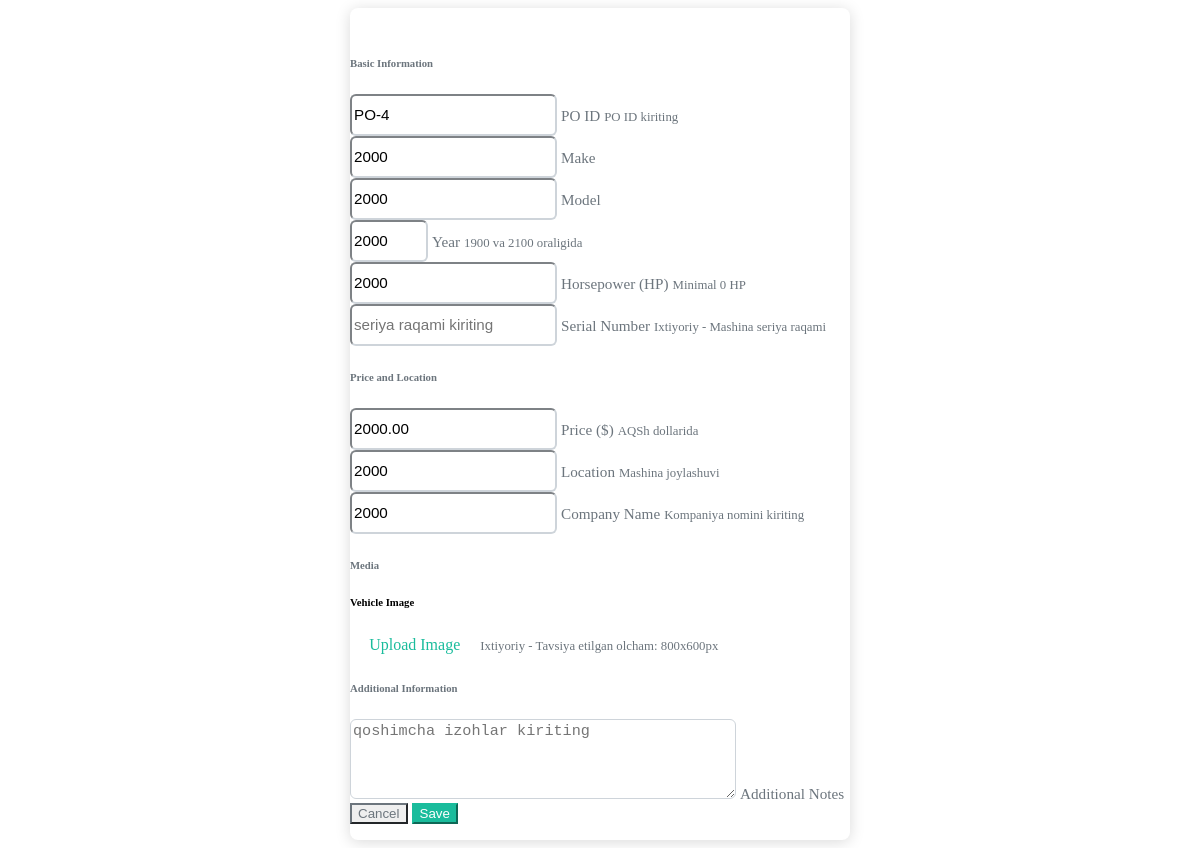
Screenshot of /truck/edit/4/ (signed in) with the database file from the repository.
### trucks/models.py (models this page shows, shortened)
class Truck(models.Model):
    user = models.ForeignKey(
        User,
        on_delete=models.CASCADE,
        related_name='trucks',
        verbose_name="Foydalanuvchi"
    )
    po_id = models.CharField(
        max_length=50,
        unique=True,
        verbose_name="PO raqami",
        help_text="PO-{raqam} formatida kiriting, masalan, PO-12345"
    )
    make = models.CharField(max_length=100, verbose_name="Marka")
    model = models.CharField(max_length=100, verbose_name="Model")
    year = models.PositiveIntegerField(
        verbose_name="Yil",
        validators=[MinValueValidator(1886)]
    )
    horsepower = models.PositiveIntegerField(
        verbose_name="Ot kuchi (HP)",
        validators=[MinValueValidator(1)]
    )
    price = models.DecimalField(
        max_digits=10,
        decimal_places=2,
        verbose_name="Narx",
        validators=[MinValueValidator(0.01)]
    )
    company = models.CharField(max_length=200, blank=True, verbose_name="Kompaniya nomi")
    location = models.CharField(max_length=100, verbose_name="Joylashuv")
    sotilgan = models.BooleanField(default=False, verbose_name="Sotilgan")
    description = models.TextField(blank=True, verbose_name="Tavsif")
    purchase_date = models.DateField(auto_now_add=True, verbose_name="Sotib olingan sana")
    created_date = models.DateTimeField(auto_now_add=True, verbose_name="Yaratilgan sana")
    image = models.ImageField(
        upload_to='trucks/',
        blank=True,
        null=True,
        verbose_name="Rasm"
    )
    seriya = models.CharField(
        max_length=50,
        blank=True,
        null=True,
        verbose_name="Seriya raqami",
        unique=True
    )
    class Meta:
        verbose_name = "Yuk mashinasi"
        verbose_name_plural = "Yuk mashinalari"
        indexes = [
            models.Index(fields=['po_id']),
            models.Index(fields=['user', 'sotilgan']),
        ]
        ordering = ['-created_date']

### trucks/views.py (the view)
# urls.py: path('truck/edit/<int:truck_id>/', views.edit_truck, name='edit_truck'),
@login_required
def edit_truck(request, truck_id):
    truck = get_object_or_404(Truck, id=truck_id)
    if not request.user.is_superuser and truck.user != request.user:
        return JsonResponse({'success': False, 'message': 'Ruxsat yo\'q.'}, status=403)
    if request.method == 'POST':
        form = TruckForm(request.POST, request.FILES, instance=truck, user=request.user)
        if form.is_valid():
            with transaction.atomic():
                truck = form.save(commit=False)
                if not request.user.is_superuser:
                    truck.user = request.user
                truck.save()
                if request.headers.get('X-Requested-With') == 'XMLHttpRequest':
                    return JsonResponse({
                        'success': True,
                        'message': f"Yuk mashinasi {truck.po_id} muvaffaqiyatli yangilandi!",
                        'truck_id': truck.id,
                        'po_id': truck.po_id
                    })
                messages.success(request, f"Yuk mashinasi {truck.po_id} muvaffaqiyatli yangilandi!")
                return redirect('dashboard')
        else:
            errors = form.errors.get_json_data()
            error_message = "Iltimos, xatolarni tuzating."
            if 'po_id' in errors:
                error_message = errors['po_id'][0]['message']
            if request.headers.get('X-Requested-With') == 'XMLHttpRequest':
                return JsonResponse({
                    'success': False,
                    'message': error_message,
                    'errors': errors
                }, status=400)
            messages.error(request, error_message)
    else:
        form = TruckForm(instance=truck, user=request.user)
    if request.headers.get('X-Requested-With') == 'XMLHttpRequest':
        html = render_to_string('edit_truck_form.html', {'form': form, 'truck': truck}, request=request)
        return JsonResponse({'success': True, 'html': html})
    return render(request, 'edit_truck_form.html', {'form': form, 'truck': truck})

### templates/edit_truck_form.html (shortened to what this page needs)
<div class="edit-truck-form compact-form p-3">
    <form method="post" enctype="multipart/form-data" id="truckEditForm" action="{% url 'edit_truck' truck.id %}">
        <div id="formErrors" class="alert alert-danger d-none mb-3" role="alert"></div>
        <div class="card mb-3 border-0 shadow-sm">
            <div class="card-body">
                <h6 class="mb-3 text-secondary">Basic Information</h6>
                <div class="row g-3">
                    <div class="col-12 col-sm-6">
                        <div class="form-floating mb-2">
                            {{ form.po_id }}
                            <label for="{{ form.po_id.id_for_label }}">PO ID</label>
                            <small class="form-text text-muted">{{ form.po_id.help_text }}</small>
                        </div>
                    </div>
                    <div class="col-12 col-sm-6">
                        <div class="form-floating mb-2">
                            {{ form.make }}
                            <label for="{{ form.make.id_for_label }}">Make</label>
                        </div>
                    </div>
                    <div class="col-12 col-sm-6">
                        <div class="form-floating mb-2">
                            {{ form.model }}
                            <label for="{{ form.model.id_for_label }}">Model</label>
                        </div>
                    </div>
                    <div class="col-12 col-sm-6">
                        <div class="form-floating mb-2">
                            {{ form.year }}
                            <label for="{{ form.year.id_for_label }}">Year</label>
                            <small class="form-text text-muted">{{ form.year.help_text }}</small>
                        </div>
                    </div>
                    <div class="col-12 col-sm-6">
                        <div class="form-floating mb-2">
                            {{ form.horsepower }}
                            <label for="{{ form.horsepower.id_for_label }}">Horsepower (HP)</label>
                            <small class="form-text text-muted">{{ form.horsepower.help_text }}</small>
                        </div>
                    </div>
                    <div class="col-12 col-sm-6">
                        <div class="form-floating mb-2">
                            {{ form.seriya }}
                            <label for="{{ form.seriya.id_for_label }}">Serial Number</label>
                            <small class="form-text text-muted">{{ form.seriya.help_text }}</small>
                        </div>
                    </div>
                </div>
            </div>
        </div>
        <div class="card mb-3 border-0 shadow-sm">
            <div class="card-body">
                <h6 class="mb-3 text-secondary">Price and Location</h6>
                <div class="row g-3">
                    <div class="col-12 col-sm-6">
                        <div class="form-floating mb-2">
                            {{ form.price }}
                            <label for="{{ form.price.id_for_label }}">Price ($)</label>
                            <small class="form-text text-muted">{{ form.price.help_text }}</small>
                        </div>
                    </div>
                    <div class="col-12 col-sm-6">
                        <div class="form-floating mb-2">
                            {{ form.location }}
                            <label for="{{ form.location.id_for_label }}">Location</label>
                            <small class="form-text text-muted">{{ form.location.help_text }}</small>
                        </div>
                    </div>
                    <div class="col-12">
                        <div class="form-floating mb-2">
                            {{ form.company }}
                            <label for="{{ form.company.id_for_label }}">Company Name</label>
                            <small class="form-text text-muted">{{ form.company.help_text }}</small>
                        </div>
                    </div>
                </div>
            </div>
        </div>
        <div class="card mb-3 border-0 shadow-sm">
            <div class="card-body">
                <h6 class="mb-3 text-secondary">Media</h6>
                <div class="row g-3">
                    <div class="col-12">
                        <h6 class="small mb-2">Vehicle Image</h6>
                        <div class="file-upload-box mb-2 position-relative">
                            <label for="id_image" class="btn btn-outline-accent w-100 text-start d-flex align-items-center justify-content-between">
                                <span>{% if truck.image %}Replace Image{% else %}Upload Image{% endif %}</span>
                            </label>
                            <small class="form-text text-muted">{{ form.image.help_text }}</small>
                        </div>
                    </div>
                </div>
            </div>
        </div>
        <div class="card mb-3 border-0 shadow-sm">
            <div class="card-body">
                <h6 class="mb-3 text-secondary">Additional Information</h6>
                <div class="form-floating">
                    {{ form.description }}
                    <label for="{{ form.description.id_for_label }}">Additional Notes</label>
                </div>
            </div>
        </div>
        <div class="d-flex gap-2 mt-4">
            <button type="button" class="btn btn-outline-secondary flex-grow-1" onclick="closeFormSidebar()">
                Cancel
            </button>
            <button type="submit" class="btn btn-accent flex-grow-1" id="submitBtn">
                Save
            </button>
        </div>
    </form>
</div>

### templates/edit_truck_form.html (style rules this page uses)
.edit-truck-form { background-color: #ffffff; border-radius: var(--border-radius); max-width: 500px; margin: 0 auto; height: 100%; overflow-y: auto; box-shadow: var(--shadow); }
.text-secondary { color: #6c757d !important; }
.card { transition: transform var(--transition-speed) ease; background: #ffffff; border: none; }
.form-floating label { color: #6c757d; transition: all var(--transition-speed) ease; font-size: 0.95rem; }
.form-control, .form-select { border-radius: 6px; height: calc(2.5rem + 2px); font-size: 0.95rem; border-color: #ced4da; }
.file-upload-box { position: relative; padding: 0.2rem; }
.file-upload-box label { padding: 0.5rem 1rem; transition: all var(--transition-speed) ease; cursor: pointer; }
.btn-outline-accent { border-color: var(--accent-color); color: var(--accent-color); transition: all var(--transition-speed) ease; }
.btn-accent { background-color: var(--accent-color); border-color: var(--accent-color); color: var(--text-color); transition: all var(--transition-speed) ease; }
.btn-outline-secondary { border-color: #6c757d; color: #6c757d; transition: all var(--transition-speed) ease; }
.form-text { font-size: 0.8rem; color: #6c757d; }
textarea.form-control { height: 80px; resize: vertical; }
.alert-danger { font-size: 0.9rem; padding: 0.75rem; font-weight: bold; }

### rows the page displays
Truck: po_id "PO-4", make "2000", model "2000", year "2000", horsepower "2000", price "2000.00", location "2000", company "2000"
